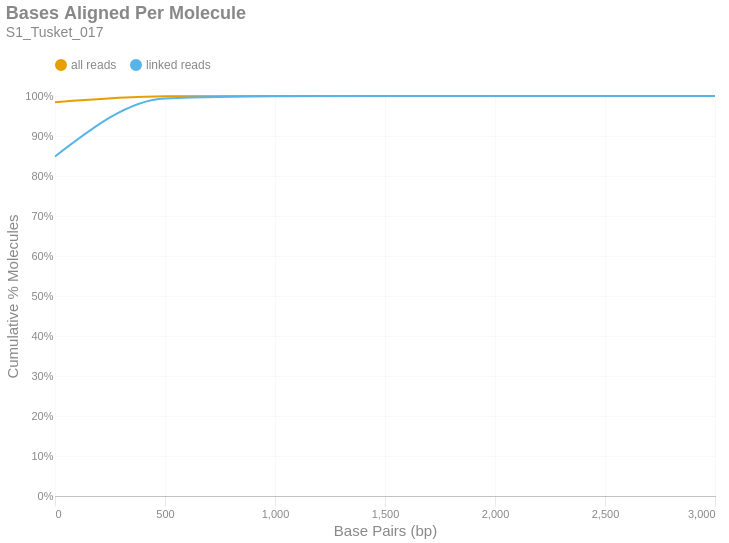

Notebook code for this chart:
### Markdown cell above
### Bases Aligned Per Molecule
This is a cumulative frequency distribution showing the number of base pairs aligned per unique molecule. These data are shown in 500 bp bins. There are two distributions: one with `all reads` (yellow) and another with only `linked reads` (blue). The percent of molecules in the `linked reads` distribution is relative to the total number of linked molecules.

### Code cell
if SKIPLR:
    print_html(f"Skipped")
else:
    binned_df = consolidated_hist(valids['aligned_bp'], mask, 500, True)
    with SafeRender(binned_df):
        (
            density_plot(binned_df, 'Bases Aligned Per Molecule', samplename, 'basesper')
            .encode(
                x=alt.X('bin:Q', title="Base Pairs (bp)").axis(tickMinStep=500).scale(padding=0),
                y=alt.Y('value:Q', title='Cumulative % Molecules')
                    .axis(format='%')
                    .scale(domain = [0,1])
                    .stack(False),
                color=alt.Color("key:N").scale(domain = ["all reads", "linked reads"]),
                tooltip = [
                    alt.Tooltip("key:N", title = "Data Type"),
                    alt.Tooltip("range_label:N", title="Bases Aligned Per Molecule"),
                    alt.Tooltip("value:Q", format = ".2%", title="% Molecules (Cum.)")
                ]
            )
        ).display()

### Figure 1 — Vega-Lite specification as saved in the notebook (floating-point values rounded to 4 significant figures)
{"width": "container", "height": 400, "config": {"title": {"anchor": "start", "dy": -15, "fontSize": 18, "color": "#888888", "subtitleColor": "#888888", "subtitleFontSize": 14}, "arc": {"fill": "#0072B2"}, "axis": {"domainColor": "#888888", "domainWidth": 0.5, "gridWidth": 0.2, "grid": false, "titleFontWeight": 400, "titleFontSize": 15, "labelFontSize": 11, "labelColor": "#888888", "tickColor": "#888888", "tickWidth": 0.2, "titleColor": "#888888"}, "axisBand": {"grid": false}, "axisX": {"grid": true, "tickSize": 10, "domainCap": "round"}, "axisY": {"domain": false, "grid": true, "tickSize": 0, "domainCap": "round"}, "background": "transparent", "header": {"labelFontSize": 15, "labelColor": "#888888", "titleFontSize": 15, "titleFontWeight": 600, "titleColor": "#888888"}, "legend": {"labelFont": "sans-serif", "labelFontSize": 12, "labelColor": "#888888", "symbolSize": 100, "symbolType": "circle", "titleFontSize": 12, "titlePadding": 10, "titleColor": "#888888", "title": null, "orient": "top"}, "range": {"category": ["#E69F00", "#56B4E9", "#009E73", "#F0E442", "#0072B2", "#D55E00", "#CC79A7", "#000000"], "diverging": ["#cfe8f3", "#a2d4ec", "#73bfe2", "#46abdb", "#1696d2", "#12719e"]}, "area": {"fill": "#0072B2", "fillOpacity": 0.7, "line": true, "strokeOpacity": 0.7}, "line": {"color": "#0072B2", "stroke": "#0072B2", "strokeWidth": 2}, "trail": {"color": "#0072B2", "stroke": "#0072B2", "strokeWidth": 0, "size": 1}, "point": {"filled": true, "fillOpacity": 1.0, "size": 95}, "text": {"color": "#888888", "fontSize": 11, "align": "right", "fontWeight": 400, "size": 11}, "bar": {"fill": "#0072B2", "stroke": null}, "view": {"stroke": null, "continuousWidth": 660, "continuousHeight": 400}}, "data": {"name": "data-dbbe1297ab7157236b984d92f1b35b7f"}, "mark": {"type": "line", "interpolate": "monotone", "point": {"opacity": 0, "size": 275}}, "encoding": {"color": {"field": "key", "scale": {"domain": ["all reads", "linked reads"]}, "type": "nominal"}, "tooltip": [{"field": "key", "title": "Data Type", "type": "nominal"}, {"field": "range_label", "title": "Bases Aligned Per Molecule", "type": "nominal"}, {"field": "value", "format": ".2%", "title": "% Molecules (Cum.)", "type": "quantitative"}], "x": {"axis": {"tickMinStep": 500}, "field": "bin", "scale": {"padding": 0}, "title": "Base Pairs (bp)", "type": "quantitative"}, "y": {"axis": {"format": "%"}, "field": "value", "scale": {"domain": [0, 1]}, "stack": false, "title": "Cumulative % Molecules", "type": "quantitative"}}, "params": [{"name": "param_c36ac31b6afebe62", "select": {"type": "point", "fields": ["key"]}, "bind": "legend"}], "title": {"text": "Bases Aligned Per Molecule", "subtitle": "S1_Tusket_017"}, "transform": [{"fold": ["all reads (cumsum)", "linked reads (cumsum)"]}, {"calculate": "replace(datum.key, ' (cumsum)', '')", "as": "key"}, {"filter": {"param": "param_c36ac31b6afebe62"}}], "usermeta": {"embedOptions": {"downloadFileName": "S1_Tusket_017.basesper"}}, "$schema": "https://vega.github.io/schema/vega-lite/v6.1.0.json", "datasets": {"data-dbbe1297ab7157236b984d92f1b35b7f": [{"bin": "0.0", "interval": "0.0-500.0", "all reads": 0.9844, "linked reads": 0.8489, "all reads (cumsum)": 0.9844, "linked reads (cumsum)": 0.8489, "range_label": "0-499"}, {"bin": "500.0", "interval": "500.0-1000.0", "all reads": 0.01497, "linked reads": 0.145, "all reads (cumsum)": 0.9994, "linked reads (cumsum)": 0.9939, "range_label": "500-999"}, {"bin": "1000.0", "interval": "1000.0-1500.0", "all reads": 0.0005851, "linked reads": 0.005621, "all reads (cumsum)": 1.0, "linked reads (cumsum)": 0.9995, "range_label": "1000-1499"}, {"bin": "1500.0", "interval": "1500.0-2000.0", "all reads": 4.304e-05, "linked reads": 0.0004359, "all reads (cumsum)": 1.0, "linked reads (cumsum)": 1.0, "range_label": "1500-1999"}, {"bin": "2000.0", "interval": "2000.0-2500.0", "all reads": 3.376e-06, "linked reads": 3.442e-05, "all reads (cumsum)": 1.0, "linked reads (cumsum)": 1.0, "range_label": "2000-2499"}, {"bin": "2500.0", "interval": "2500.0-3000.0", "all reads": 8.439e-07, "linked reads": 8.604e-06, "all reads (cumsum)": 1.0, "linked reads (cumsum)": 1.0, "range_label": "2500-2999"}, {"bin": "3000.0", "interval": "3000.0-3500.0", "all reads": 2.813e-07, "linked reads": 2.868e-06, "all reads (cumsum)": 1.0, "linked reads (cumsum)": 1.0, "range_label": "3000-3499"}]}}
